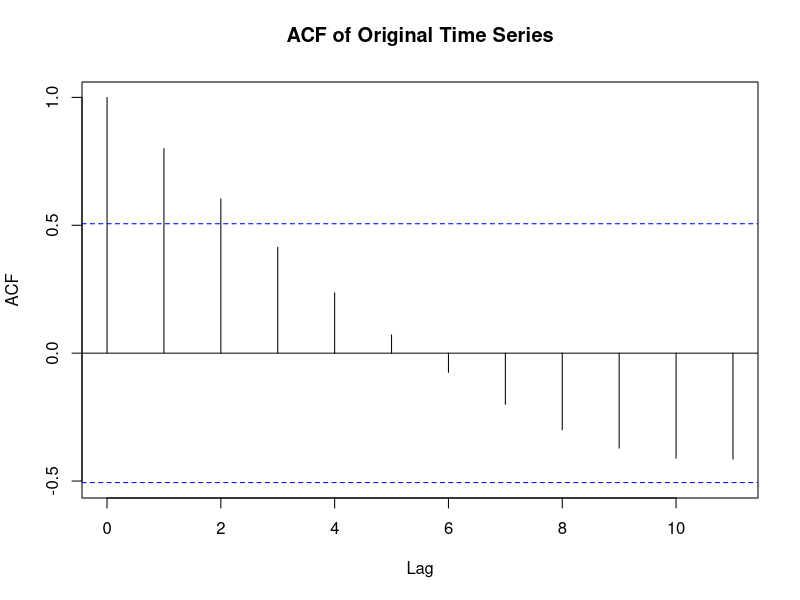
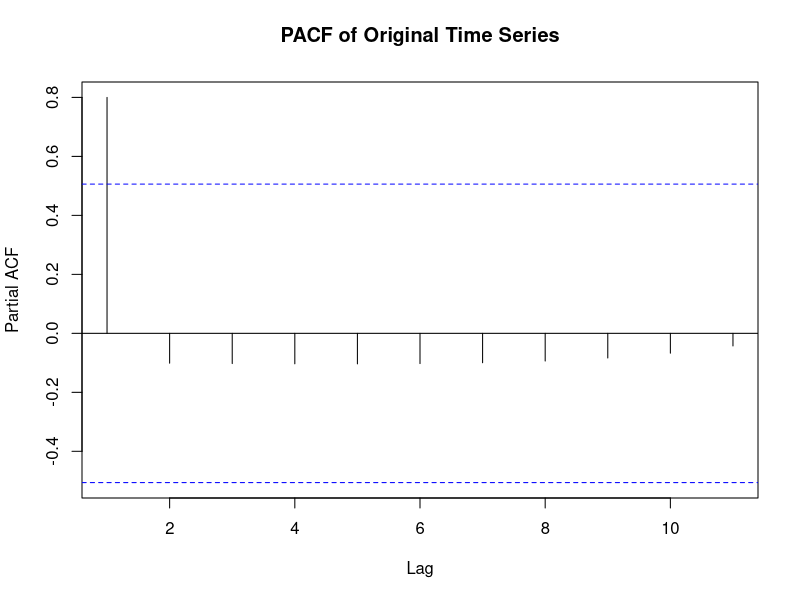

Here is the R script that generated these plots, in order: (Note: this script raises an error after producing the figures.)
library(tseries)

value = c(100,110,120,130,140,150,160,170,180,190,200,210,220,230,240)

ts_data = ts(value,start = 1 , frequency = 1)
ts_data

adf = adf.test(ts_data)
adf
acf(ts_data , main = "ACF of Original Time Series")
pacf(ts_data , main = "PACF of Original Time Series")

arma_model = arima(ts_data , order = c(1,0,1))
summary(arma_model)

#chackresidual 
checkresiduals(arma_model)

#Forecast the next 10 values using the fitted model
forecast_value = forecast(arma_model,h=10)
forecast_value

#Plot the Original Time Series, Fitted Values, and Forecasted Values
plot(forecast_value, main = "Original and Forecasted Values", 
     xlab = "Time", ylab = "Values", ylim = c(100, 300))
lines(ts_data, col = "blue", lwd = 2)  # Original values
lines(fitted(arma_model), col = "red", lwd = 2)  # Fitted values
legend("topleft", legend = c("Original", "Fitted", "Forecast"),
       col = c("blue", "red", "black"), lty = 1, bty = "n")



#question2
sales = c(500,520,540,560,580,600,620,640,660,680,700,720)

ts_data3 = ts(sales,start=1,frequency = 4)
ts_data3

adf = adf.test(ts_data3)
adf

acf(ts_data3 , main="ACF Graph")
pacf(ts_data3, main="PACF")

arma_model = arima(ts_data3 ,order = c(1,0,1))
arma_model

checkresiduals(arma_model)


# Step 5: Forecast the Next 12 Values
forecasted_values <- forecast(arma_model, h = 12)
forecast_value
# Step 6: Plot the Original Time Series, Fitted Values, and Forecasted Values
plot(forecasted_values, main = "Original and Forecasted Sales Values", 
     xlab = "Quarter", ylab = "Sales")
lines(ts_data3, col = "blue", lwd = 2)  # Original values
lines(fitted(arma_model), col = "red", lwd = 2)  # Fitted values
legend("topleft", legend = c("Original", "Fitted", "Forecast"),
       col = c("blue", "red", "black"), lty = 1, bty = "n")
